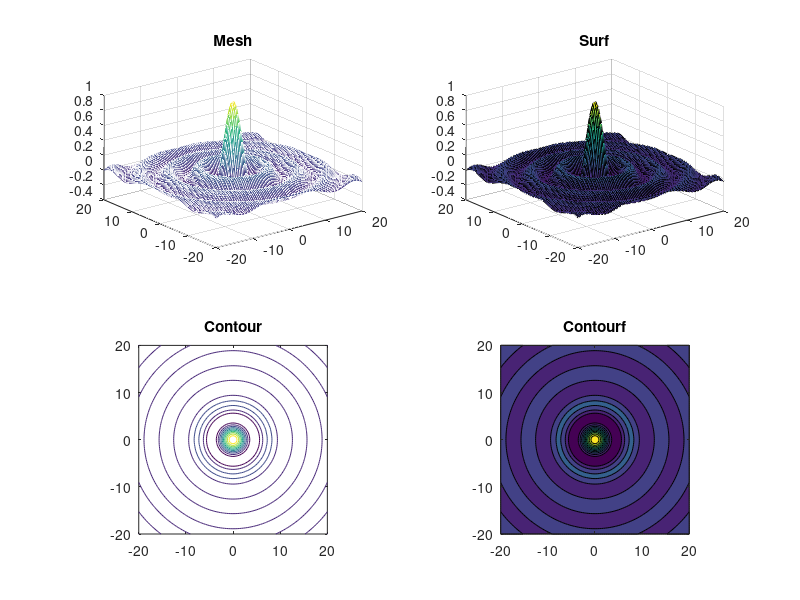

Reproduce this figure in MATLAB.
clear, close all

x = linspace(-20,20,100);
y = linspace(-20,20,100);

[X,Y] = meshgrid(x,y);

Z = sin((sqrt(X.^2+Y.^2)))./(sqrt(X.^2+Y.^2)+eps);

subplot(2,2,1)
mesh(X,Y,Z), title('Mesh')
subplot(2,2,2)
surf(X,Y,Z), title('Surf')
subplot(2,2,3)
contour(X,Y,Z), title('Contour')
axis equal
subplot(2,2,4)
contourf(X,Y,Z), title('Contourf')
axis equal

%Maximaliseer het venster van de plots voor het beste resultaat.
